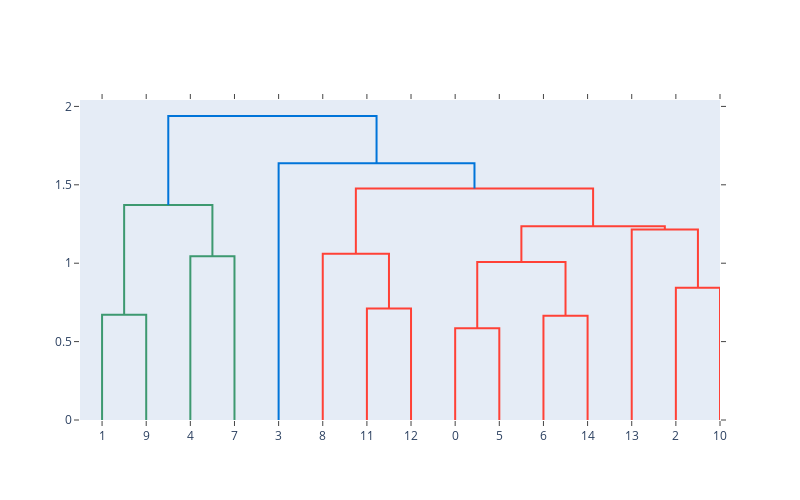

The notebook cell this image was saved under:
### Markdown cell above
<h4 id="Set-Color-Threshold">Set Color Threshold<a class="anchor-link" href="#Set-Color-Threshold">¶</a></h4>

### Code cell
import plotly.figure_factory as ff

import numpy as np

X = np.random.rand(15, 10) # 15 samples, with 10 dimensions each
fig = ff.create_dendrogram(X, color_threshold=1.5)
fig.update_layout(width=800, height=500)
fig.show()

### Figure 1 — Plotly figure (JSON) as saved in the notebook; plotly's stock layout.template omitted (floating-point values rounded to 4 significant figures)
{"data": [{"hoverinfo": "text", "marker": {"color": "rgb(61,153,112)"}, "mode": "lines", "type": "scatter", "x": [5, 5, 15, 15], "xaxis": "x", "y": [0, 0.6706, 0.6706, 0], "yaxis": "y"}, {"hoverinfo": "text", "marker": {"color": "rgb(61,153,112)"}, "mode": "lines", "type": "scatter", "x": [25, 25, 35, 35], "xaxis": "x", "y": [0, 1.044, 1.044, 0], "yaxis": "y"}, {"hoverinfo": "text", "marker": {"color": "rgb(61,153,112)"}, "mode": "lines", "type": "scatter", "x": [10, 10, 30, 30], "xaxis": "x", "y": [0.6706, 1.371, 1.371, 1.044], "yaxis": "y"}, {"hoverinfo": "text", "marker": {"color": "rgb(255,65,54)"}, "mode": "lines", "type": "scatter", "x": [65, 65, 75, 75], "xaxis": "x", "y": [0, 0.7108, 0.7108, 0], "yaxis": "y"}, {"hoverinfo": "text", "marker": {"color": "rgb(255,65,54)"}, "mode": "lines", "type": "scatter", "x": [55, 55, 70, 70], "xaxis": "x", "y": [0, 1.06, 1.06, 0.7108], "yaxis": "y"}, {"hoverinfo": "text", "marker": {"color": "rgb(255,65,54)"}, "mode": "lines", "type": "scatter", "x": [85, 85, 95, 95], "xaxis": "x", "y": [0, 0.5857, 0.5857, 0], "yaxis": "y"}, {"hoverinfo": "text", "marker": {"color": "rgb(255,65,54)"}, "mode": "lines", "type": "scatter", "x": [105, 105, 115, 115], "xaxis": "x", "y": [0, 0.6651, 0.6651, 0], "yaxis": "y"}, {"hoverinfo": "text", "marker": {"color": "rgb(255,65,54)"}, "mode": "lines", "type": "scatter", "x": [90, 90, 110, 110], "xaxis": "x", "y": [0.5857, 1.008, 1.008, 0.6651], "yaxis": "y"}, {"hoverinfo": "text", "marker": {"color": "rgb(255,65,54)"}, "mode": "lines", "type": "scatter", "x": [135, 135, 145, 145], "xaxis": "x", "y": [0, 0.8436, 0.8436, 0], "yaxis": "y"}, {"hoverinfo": "text", "marker": {"color": "rgb(255,65,54)"}, "mode": "lines", "type": "scatter", "x": [125, 125, 140, 140], "xaxis": "x", "y": [0, 1.215, 1.215, 0.8436], "yaxis": "y"}, {"hoverinfo": "text", "marker": {"color": "rgb(255,65,54)"}, "mode": "lines", "type": "scatter", "x": [100, 100, 132.5, 132.5], "xaxis": "x", "y": [1.008, 1.236, 1.236, 1.215], "yaxis": "y"}, {"hoverinfo": "text", "marker": {"color": "rgb(255,65,54)"}, "mode": "lines", "type": "scatter", "x": [62.5, 62.5, 116.2, 116.2], "xaxis": "x", "y": [1.06, 1.476, 1.476, 1.236], "yaxis": "y"}, {"hoverinfo": "text", "marker": {"color": "rgb(0,116,217)"}, "mode": "lines", "type": "scatter", "x": [45, 45, 89.38, 89.38], "xaxis": "x", "y": [0, 1.637, 1.637, 1.476], "yaxis": "y"}, {"hoverinfo": "text", "marker": {"color": "rgb(0,116,217)"}, "mode": "lines", "type": "scatter", "x": [20, 20, 67.19, 67.19], "xaxis": "x", "y": [1.371, 1.939, 1.939, 1.637], "yaxis": "y"}], "layout": {"autosize": false, "height": 500, "hovermode": "closest", "showlegend": false, "width": 800, "xaxis": {"mirror": "allticks", "rangemode": "tozero", "showgrid": false, "showline": true, "showticklabels": true, "tickmode": "array", "ticks": "outside", "ticktext": ["1", "9", "4", "7", "3", "8", "11", "12", "0", "5", "6", "14", "13", "2", "10"], "tickvals": [5, 15, 25, 35, 45, 55, 65, 75, 85, 95, 105, 115, 125, 135, 145], "type": "linear", "zeroline": false}, "yaxis": {"mirror": "allticks", "rangemode": "tozero", "showgrid": false, "showline": true, "showticklabels": true, "ticks": "outside", "type": "linear", "zeroline": false}}}
